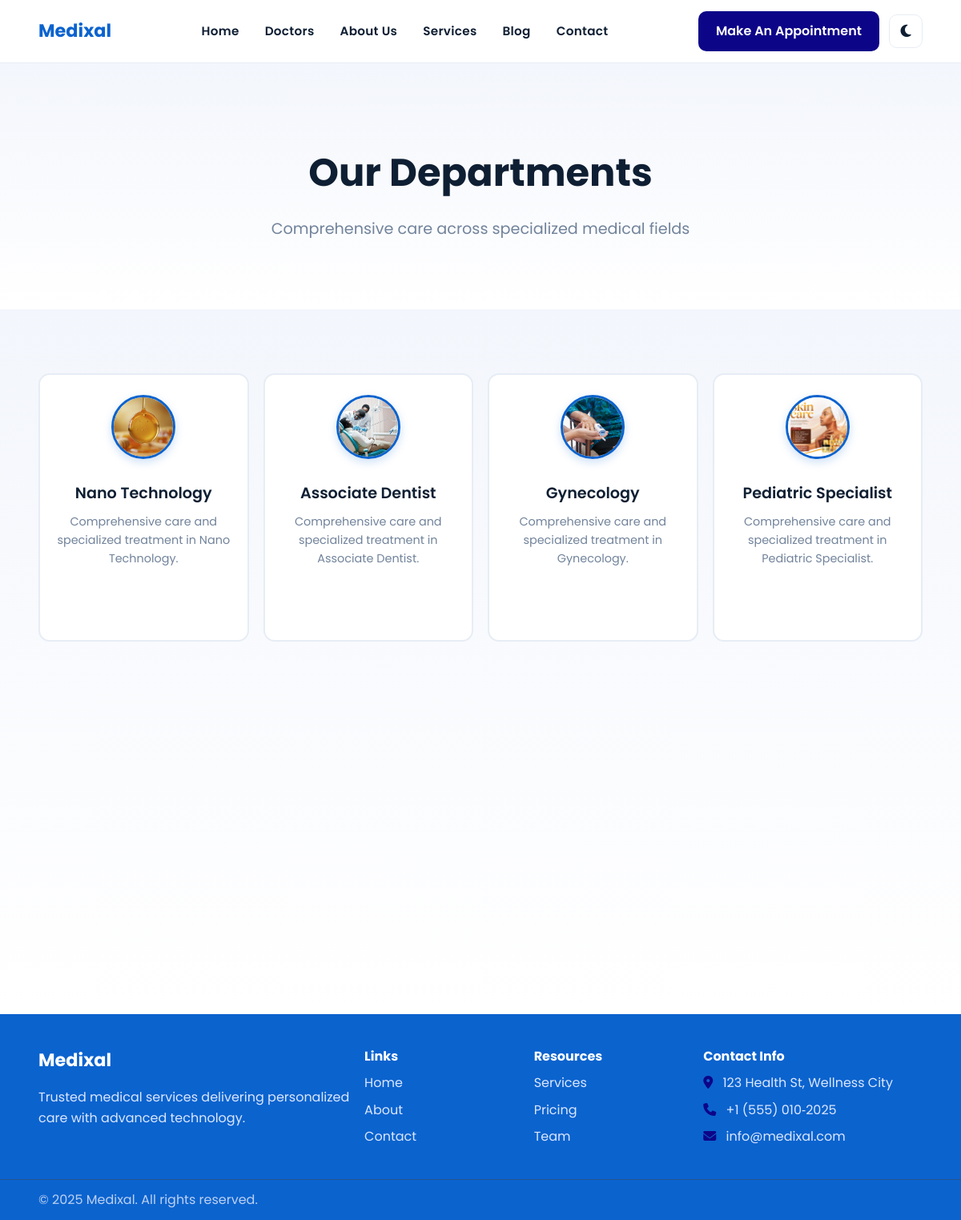
The page /departments.php on the database its author committed.
### tables this page shows
CREATE TABLE IF NOT EXISTS `categories` (
  `id` int NOT NULL AUTO_INCREMENT,
  `category_name` varchar(255) NOT NULL,
  `img` varchar(255) NOT NULL,
  `created_at` datetime NOT NULL DEFAULT CURRENT_TIMESTAMP ON UPDATE CURRENT_TIMESTAMP,
  PRIMARY KEY (`id`)
);

### departments.php (the view, shortened to what this page needs)
<?php
require_once "includes/dbh.php";
$categories = "SELECT * FROM categories ORDER BY id DESC";
$category_stmt = $db->prepare($categories);
$category_stmt->execute();
$categories = $category_stmt->fetchAll(PDO::FETCH_OBJ);
?>
<!DOCTYPE html>
<html lang="en">
  <head>
    <link rel="stylesheet" href="style.css" onerror="document.documentElement.classList.add('style-error')" />
    <link rel="stylesheet" href="https://cdnjs.cloudflare.com/ajax/libs/font-awesome/6.5.0/css/all.min.css" />
  </head>
  <body>
    <header class="site-header" id="header">
      <div class="container header-inner">
        <a href="index.php" class="logo">Medixal</a>
        <nav class="nav" id="nav">
          <ul class="nav-list">
            <li><a href="index.php#hero">Home</a></li>
            <li><a href="index.php#team">Doctors</a></li>
            <li><a href="index.php#about">About Us</a></li>
            <li><a href="index.php#services">Services</a></li>
            <li><a href="index.php#blog">Blog</a></li>
            <li><a href="index.php#footer">Contact</a></li>
          </ul>
        </nav>
        <div class="header-cta">
          <a href="index.php#appointment" class="btn btn-accent">Make An Appointment</a>
          <button class="theme-toggle" id="themeToggle" aria-label="Toggle dark mode" aria-pressed="false">
            <i class="fa-solid fa-moon"></i>
          </button>
        </div>
      </div>
    </header>
    <main>
      <section class="hero page-hero">
        <div class="container">
          <header class="section-head fade-in">
            <h1 class="hero-title">Our Departments</h1>
            <p class="hero-subtitle">Comprehensive care across specialized medical fields</p>
          </header>
        </div>
      </section>
      <section class="departments" id="departments">
        <div class="container">
          <div class="dept-grid">
            <?php if(!empty($categories)) : ?>
              <?php
              $delay = 1;
              foreach($categories as $category) :
              ?>
            <article class="card fade-in delay-<?php echo $delay; ?>">
              <?php if(!empty($category->img)) : ?>
                <img src="admin-panel/uploads/services/<?php echo htmlspecialchars($category->img); ?>"
                     alt="<?php echo htmlspecialchars($category->category_name); ?>" />
              <?php else : ?>
                <i class="fa-solid fa-hospital"></i>
              <?php endif; ?>
              <h3><?php echo htmlspecialchars($category->category_name); ?></h3>
              <p>Comprehensive care and specialized treatment in <?php echo htmlspecialchars($category->category_name); ?>.</p>
            </article>
              <?php
              $delay++;
              if($delay > 5) $delay = 1;
              endforeach;
              ?>
            <?php endif; ?>
          </div>
        </div>
      </section>
    </main>
    <footer class="site-footer" id="footer">
      <div class="container footer-grid">
        <div class="footer-col">
          <a href="index.php" class="logo">Medixal</a>
          <p>Trusted medical services delivering personalized care with advanced technology.</p>
        </div>
        <div class="footer-col">
          <h4>Links</h4>
          <ul>
            <li><a href="index.php#hero">Home</a></li>
            <li><a href="index.php#about">About</a></li>
            <li><a href="contact.php">Contact</a></li>
          </ul>
        </div>
        <div class="footer-col">
          <h4>Resources</h4>
          <ul>
            <li><a href="index.php#services">Services</a></li>
            <li><a href="index.php#pricing">Pricing</a></li>
            <li><a href="index.php#team">Team</a></li>
          </ul>
        </div>
        <div class="footer-col">
          <h4>Contact Info</h4>
          <ul class="contact-list">
            <li><i class="fa-solid fa-location-dot"></i> 123 Health St, Wellness City</li>
            <li><i class="fa-solid fa-phone"></i> +1 (555) 010‑2025</li>
            <li><i class="fa-solid fa-envelope"></i> info@medixal.com</li>
          </ul>
        </div>
      </div>
      <div class="copyright">
        <div class="container">
          © <span id="year"></span> Medixal. All rights reserved.
        </div>
      </div>
    </footer>
  </body>
</html>

### rows shown on the page
categories: img (picture), category_name "Nano Technology"
categories: img (picture), category_name "Associate Dentist"
categories: img (picture), category_name "Gynecology"
categories: img (picture), category_name "Pediatric Specialist"
